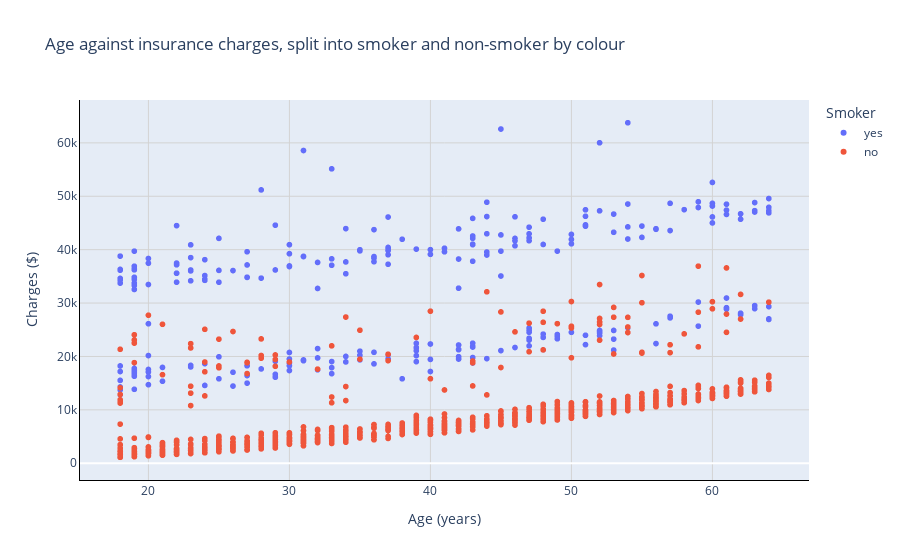

Write notebook code for a chart like this one.
### Markdown cell above
### Predictive Analysis: Develop and visualise predictive reports for estimating insurance costs.

We can use plotly to look more closely at some of the charts above. Below is a graph of age vs charge coloured for smoker, this could be used to predict, based on your age and smoker status how much your insurance charges may be. The limitations of this is that it does not consider your BMI.

### Code cell
fig = px.scatter(df, x='age', y='charges', color='smoker',
                 labels={
                     'age': 'Age (years)',
                     'charges':'Charges ($)',
                     'smoker': 'Smoker'
                 },
                 title='Isurance charges against Age, split into smoker and non-smoker by colour')

fig.update_xaxes(showgrid=True, gridcolor='lightgrey')
fig.update_yaxes(showgrid=True, gridwidth=1, gridcolor='lightgrey')
fig.update_xaxes(showline=True, linecolor='black', linewidth=1)
fig.update_yaxes(showline=True, linecolor='black', linewidth=1)

#y-axis is not currently at 0 so setting it to 0
fig.update_yaxes(range=[0, None]) # sets the range from 0 to none which allows plotly to figure out the upper bound
fig.show()

### Figure 1 — Plotly figure (JSON) as saved in the notebook; plotly's stock layout.template omitted (floating-point values rounded to 4 significant figures; data arrays with more than 128 entries replaced by an {"elided": "..."} marker saying what was removed)
{"data": [{"hovertemplate": "Smoker=yes<br>Age (years)=%{x}<br>Charges ($)=%{y}<extra></extra>", "legendgroup": "yes", "marker": {"color": "#636efa", "symbol": "circle"}, "mode": "markers", "name": "yes", "showlegend": true, "type": "scattergl", "x": {"elided": "274 int values"}, "xaxis": "x", "y": {"elided": "274 float values"}, "yaxis": "y"}, {"hovertemplate": "Smoker=no<br>Age (years)=%{x}<br>Charges ($)=%{y}<extra></extra>", "legendgroup": "no", "marker": {"color": "#EF553B", "symbol": "circle"}, "mode": "markers", "name": "no", "showlegend": true, "type": "scattergl", "x": {"elided": "1064 int values"}, "xaxis": "x", "y": {"elided": "1064 float values"}, "yaxis": "y"}], "layout": {"legend": {"title": {"text": "Smoker"}, "tracegroupgap": 0}, "title": {"text": "Age against insurance charges, split into smoker and non-smoker by colour"}, "xaxis": {"anchor": "y", "domain": [0, 1], "gridcolor": "lightgrey", "linecolor": "black", "linewidth": 1, "showgrid": true, "showline": true, "title": {"text": "Age (years)"}}, "yaxis": {"anchor": "x", "domain": [0, 1], "gridcolor": "lightgrey", "gridwidth": 1, "linecolor": "black", "linewidth": 1, "range": [0, null], "showgrid": true, "showline": true, "title": {"text": "Charges ($)"}}}}
